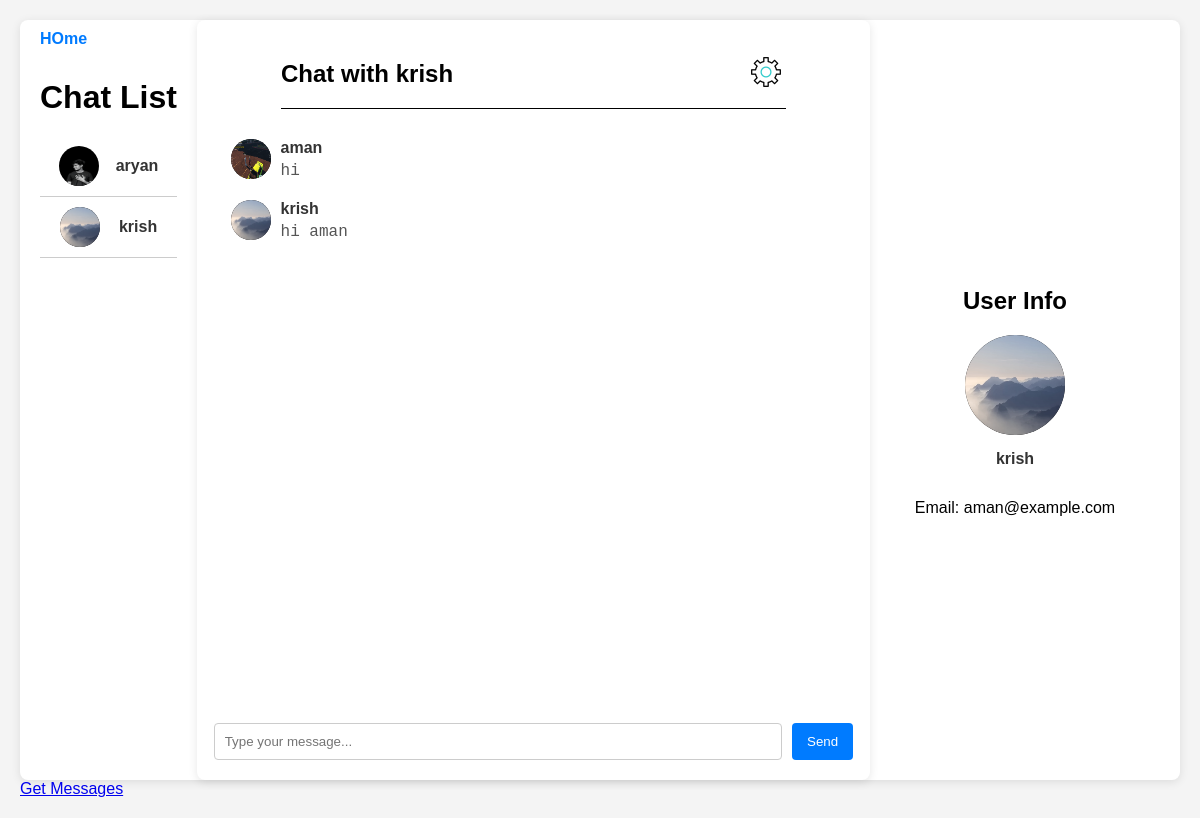
Before: /chat/conversation/3/ (signed in) with the older database file.
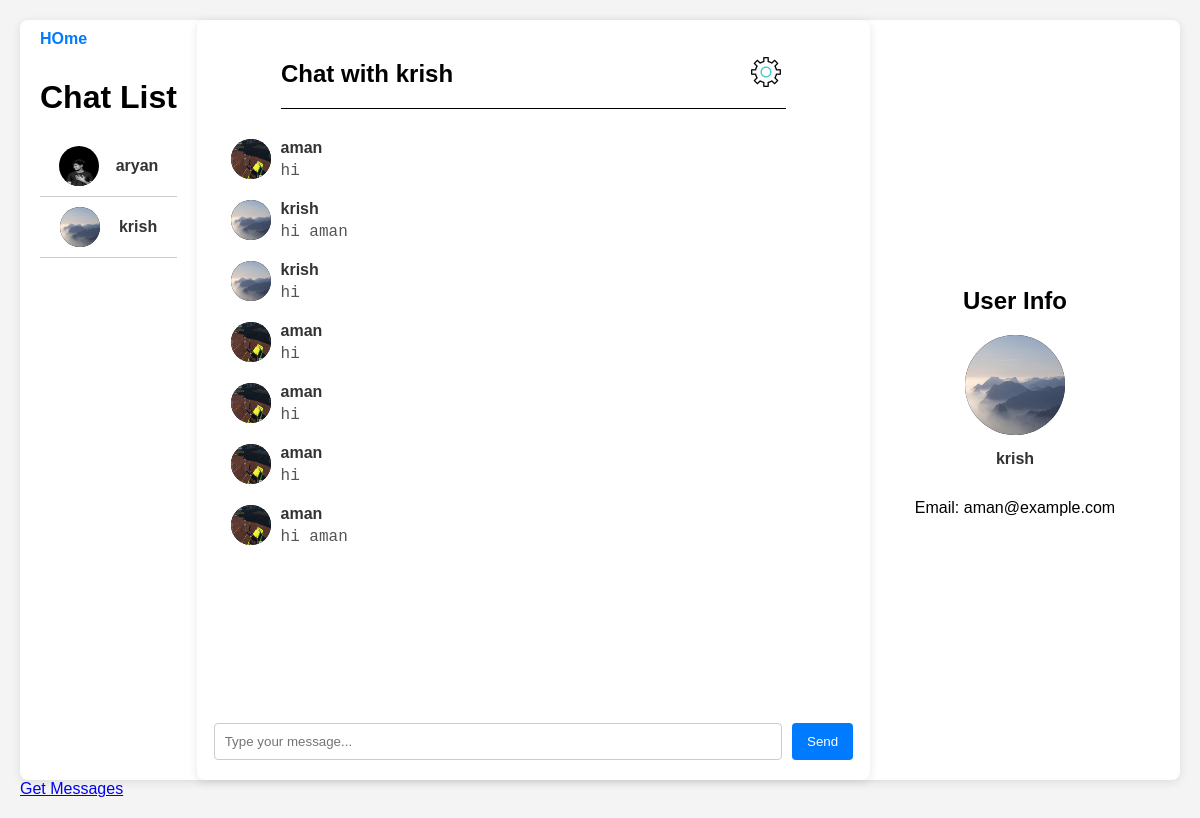
After: the same page with the newer database file.
### chats/models.py (models this page shows, shortened)
class Chat_list(models.Model):
    id = models.AutoField(primary_key=True)
    users = models.ManyToManyField(Users, related_name='chat_users', blank=True,null=True)
    created_at = models.DateTimeField(auto_now_add=True)

class Chat_message(models.Model):
    id = models.AutoField(primary_key=True)
    chat_id = models.ForeignKey(Chat_list, on_delete=models.CASCADE)
    message = models.TextField()
    sender = models.ForeignKey(Users, on_delete=models.CASCADE, related_name='sent_messages')
    timestamp = models.DateTimeField(auto_now_add=True)

### blog/models.py (models this page shows, shortened)
class Users(models.Model):
    id = models.AutoField(primary_key=True)
    profile_picture = models.ImageField(upload_to='profile_pics/', blank=True, null=True)
    username = models.CharField(max_length=100,unique=True)
    password = models.CharField(max_length=100)
    name = models.CharField(max_length=200)
    email = models.EmailField(unique=True)
    bio = models.TextField(blank=True, null=True)
    created_at = models.DateTimeField(auto_now_add=True)
    posts = models.ManyToManyField('Post', related_name='user_posts', blank=True)
    followers = models.ManyToManyField('self', symmetrical=False, related_name='following_user', blank=True)
    following = models.ManyToManyField('self', symmetrical=False, related_name='followers_user', blank=True)

### chats/views.py (the view)
# urls.py: path('conversation/<int:chat_id>/', views.conversationView, name='conversationView'),
def conversationView(request, chat_id):
    current_user = Users.objects.get(id=request.session.get('user_id'))
    chat = Chat_list.objects.get(id=chat_id)
    other_user = chat.users.exclude(id=current_user.id).first()
    if request.method == 'POST':
        message_text = request.POST.get('message')
        message = Chat_message.objects.create(chat_id=chat, message=message_text, sender=current_user)
        message.save()
        return redirect('conversationView', chat_id=chat_id)
    messages = Chat_message.objects.filter(chat_id=chat_id).order_by('timestamp')
    all_chats = Chat_list.objects.filter(users=current_user)
    return render(request, 'chats/conversation.html', {
        'chat_id': chat_id,
        'messages': messages,
        'user': current_user,
        'other_user': other_user,
        'chats': all_chats
    })

### templates/chats/conversation.html (shortened to what this page needs)
<!DOCTYPE html>
<html lang="en">
<head>
</head>
<body>
    <div class="container">
        <div class="chatList">
            <a class="exit" href="{%url 'home'%}">HOme</a>
            <h1>Chat List</h1>
            <ul>
                {% for chat_rooms in chats %}
                <li>
                    {% if chat_rooms.users.all.1 == request.user %}
                    <img src="{{chat_rooms.users.all.0.profile_picture.url}}" alt="">
                    <a href="#"> {{ chat_rooms.users.all.0.username }} </a>
                    {% else %}
                    <img src="{{chat_rooms.users.all.1.profile_picture.url}}" alt="">
                    <a href="{% url 'conversationView' chat_rooms.id %}"> {{ chat_rooms.users.all.1.username }} </a>
                    {% endif %}
                </li>
                {% endfor %}
            </ul>
        </div>
        <div class="conversation">
            <div class="conversation-header">
                <h2>Chat with {{other_user.username}}</h2>
                <a class="del-key" href="#">
                    <img class="setting-icon" src="/media/static/settings.gif/" alt="">
                </a>
            </div>
            <div class="message-list">
                {% for message in messages %}
                <div class="message">
                    <img src="{{message.sender.profile_picture.url}}" alt="">
                    <div class="message-info">
                        <a href="{% url 'viewProfile' message.sender.id %}">{{message.sender.username}}</a>
                        <samp>{{message.message}}</samp>
                    </div>
                </div>
                {% endfor %}
            </div>
            <form class="message-form" action="{% url 'conversationView' chat_id %}" method="post">
                <input type="text" name="message" class="message-input" placeholder="Type your message..." required>
                <button type="submit" class="send-button">Send</button>
            </form>
        </div>
        <div class="userinfo">
            <h2>User Info</h2>
            <img src="{{other_user.profile_picture.url}}" alt="">
            <a href="{% url 'viewProfile' other_user.id %}">{{other_user.username}}</a>
            <p>Email: aman@example.com</p>
        </div>
    </div>
    <div class="getmsg">
        <a href="{% url 'getChatMessages' chat_id %}">Get Messages</a>
    </div>
</body>
</html>

### templates/chats/conversation.html (style rules this page uses)
body { font-family: Arial, sans-serif; background-color: #f4f4f4; margin: 0; padding: 20px; }
.container { max-width: 95vw; margin: auto; background: #fff; padding: 20px; border-radius: 8px; box-shadow: 0 2px 10px rgba(0, 0, 0, 0.1); display: flex; flex-direction: row; align-items: center; justify-content: center; height: 90vh; }
.userinfo { padding: 20px; border-radius: 8px; width: 250px; height: 100%; display: flex; flex-direction: column; align-items: center; justify-content: center; }
.userinfo img { width: 100px; height: 100px; border-radius: 50%; margin-bottom: 10px; background-color: black; }
.userinfo a { font-weight: bold; color: #333; text-decoration: none; margin-bottom: 10px; padding: 5px; transition: all 0.5s ease; }
.chatList { margin-bottom: 20px; display: flex; flex-direction: column; height: 100%; }
.chatList .exit { text-decoration: none; color: #007bff; font-weight: bold; margin-bottom: 10px; }
.chatList h1 { text-align: center; margin-bottom: 20px; }
.chatList ul { list-style: none; padding: 0; margin: 0; }
.chatList li { padding: 10px; border-bottom: 1px solid #ccc; display: flex; justify-content: space-around; align-items: center; }
.chatList li a { text-decoration: none; color: #333; font-weight: bold; }
.chatList li img { width: 40px; height: 40px; border-radius: 50%; background-color: black; }
.conversation { flex-grow: 1; margin-left: 20px; background: #fff; padding: 20px 0px; border-radius: 8px; box-shadow: 0 2px 10px rgba(0, 0, 0, 0.1); height: 100%; display: flex; flex-direction: column; justify-content: center; align-items: center; }
.conversation-header { margin-bottom: 20px; border-bottom: 1px solid; width: 75%; text-align: center; display: flex; justify-content: space-between; align-items: center; }
.setting-icon { height: 40px; }
.message-list { height: 90%; margin-bottom: 20px; width: 100%; display: flex; align-items: center; flex-direction: column; overflow: auto; }
.message { width: 90%; height: wrap-content; padding: 10px; display: flex; flex-direction: row; }
.message img { width: 40px; height: 40px; border-radius: 50%; margin-right: 10px; background-color: black; }
.message a { font-weight: bold; color: #333; text-decoration: none; }
.message samp { display: block; margin-top: 5px; color: #555; font-size: 16px; }
.message-form { display: flex; gap: 10px; width: 95%; }
.message-input { flex-grow: 1; padding: 10px; border-radius: 4px; border: 1px solid #ccc; }
.send-button { padding: 10px 15px; background-color: #007bff; color: white; border: none; border-radius: 4px; cursor: pointer; }

Changed rows visible on the page:
added Chat_message: sender.profile_picture (picture), sender.username "krish", message "hi"
added Chat_message: sender.profile_picture (picture), sender.username "aman", message "hi"
added Chat_message: sender.profile_picture (picture), sender.username "aman", message "hi"
added Chat_message: sender.profile_picture (picture), sender.username "aman", message "hi"
added Chat_message: sender.profile_picture (picture), sender.username "aman", message "hi aman"
